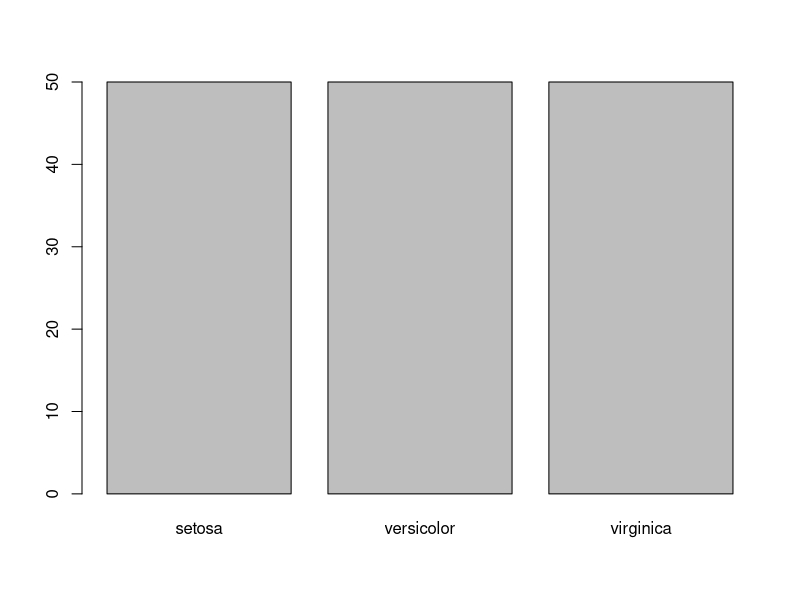
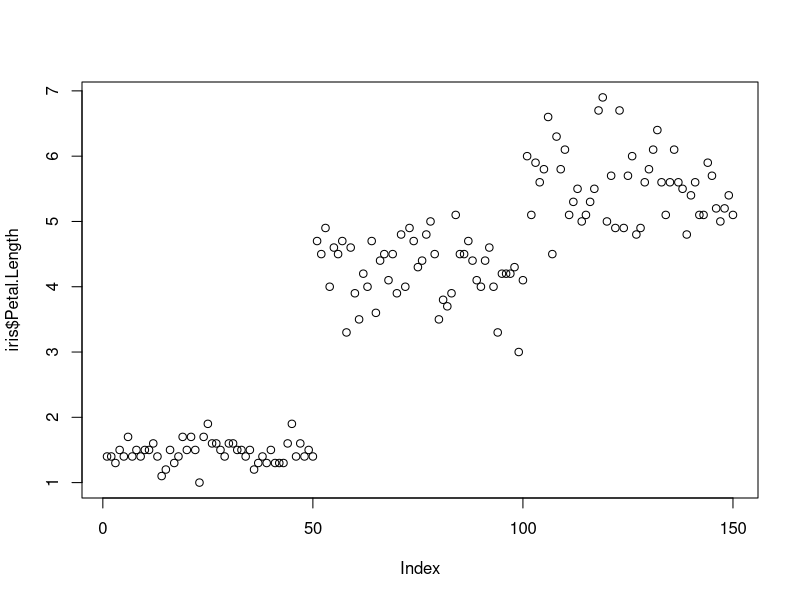
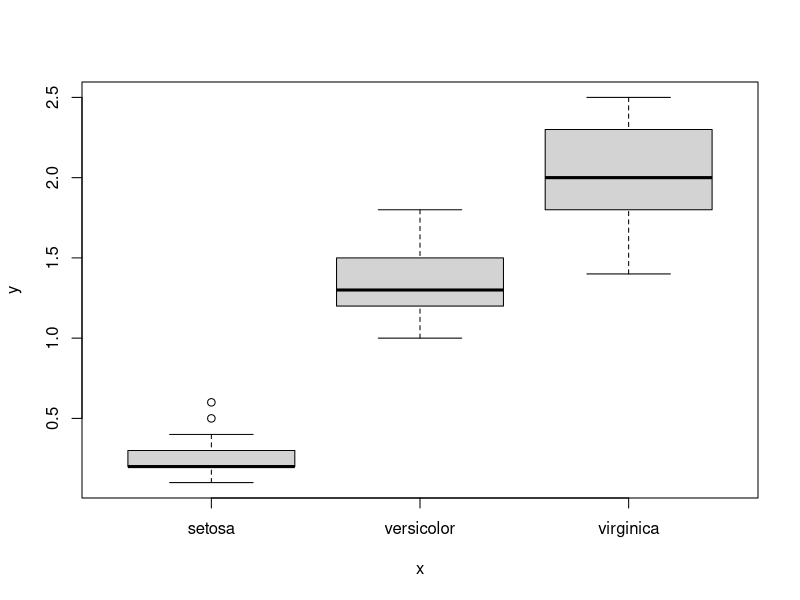
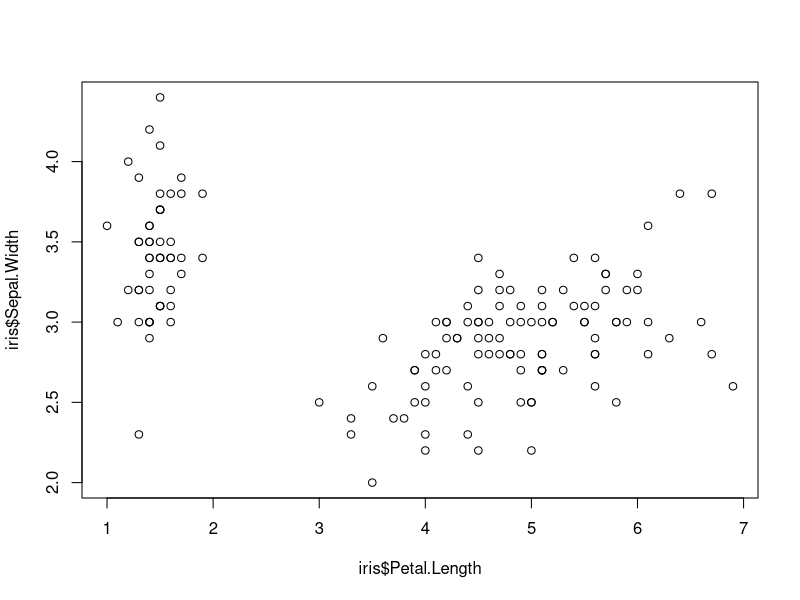
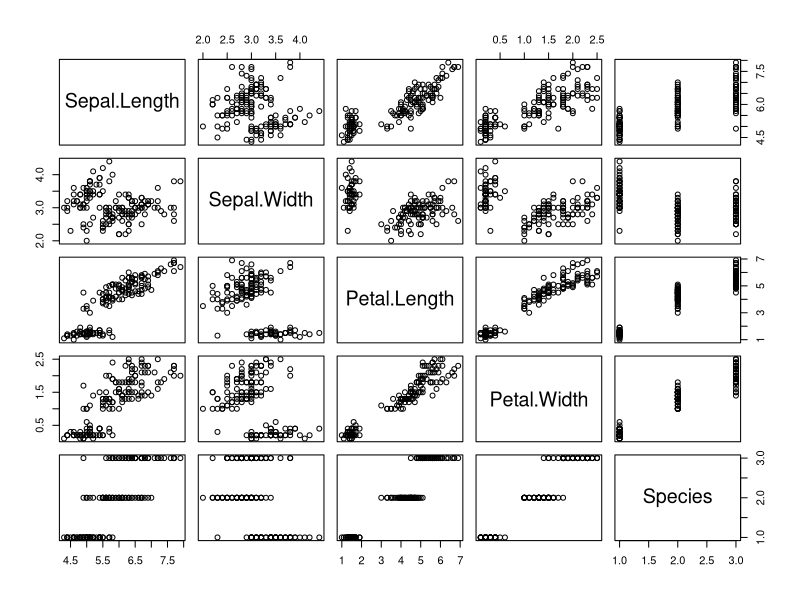
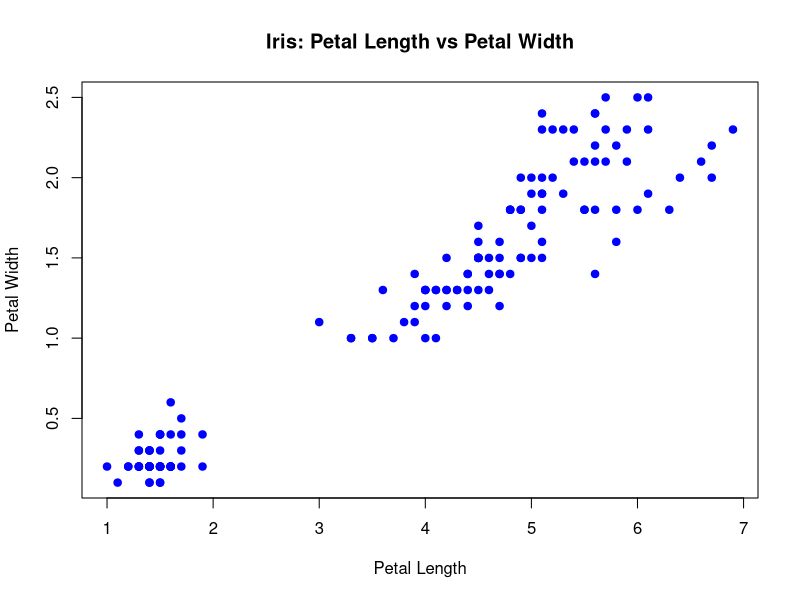

Write R code to recreate these figures, in order.
library(datasets) #Loads/Unloads packages 
View(iris) #To view the dataset
head(iris)
data()
?plot
plot(iris$Species) #Cateforical variable
plot(iris$Petal.Length) #Quantitative variable
plot(iris$Species, iris$Petal.Width) 
plot(iris$Petal.Length, iris$Sepal.Width) #Quant Pair
plot(iris)

#The below command plots to make it attractive
plot(iris$Petal.Length, iris$Petal.Width,
     col = "blue",#color
     pch = 19, #solidness of the circles
     main = "Iris: Petal Length vs Petal Width",
     xlab = "Petal Length",
     ylab = "Petal Width")
